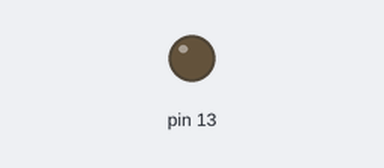
Bench run of a sketch on a simulated Arduino Uno, built with avr-gcc and run on an emulated ATmega328P. Parts: output pins drawn as LEDs (lit = HIGH).

Above: at 0.7 s.
At 3.12 s:
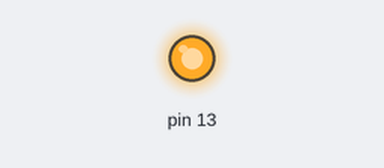
Timing chart, 0 to 3.5 s (numbered marks = the images above):
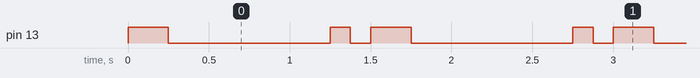

The sketch:

Sketch2.ino
```cpp
/*
 Name:		Sketch2.ino
 Created:	2/26/2018 10:17:30 PM
 Author:	leon1
*/

// the setup function runs once when you press reset or power the board
void setup() {
	pinMode(13, OUTPUT);
}

// the loop function runs over and over again until power down or reset
void loop() {
	digitalWrite(13, HIGH);
	delay(250);
	digitalWrite(13, LOW);
	delay(1000);
	digitalWrite(13, HIGH);
	delay(125);
	digitalWrite(13, LOW);
	delay(125);
}
```

Measured:
- by itself, pin 13: repeats every 1.5 s: LOW 1.0 s, HIGH 0.13 s, LOW 0.13 s, HIGH 0.25 s
- by itself, everything shown: repeats every 1.5 s, in 4 steps
